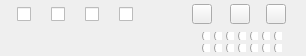
<?xml version="1.0" encoding="UTF-8"?>
<ui version="4.0">
 <class>CaptureToolbar</class>
 <widget class="QWidget" name="CaptureToolbar">
  <property name="geometry">
   <rect>
    <x>0</x>
    <y>0</y>
    <width>306</width>
    <height>56</height>
   </rect>
  </property>
  <property name="windowTitle">
   <string>汇文截图工具栏</string>
  </property>
  <widget class="QWidget" name="widTool" native="true">
   <property name="geometry">
    <rect>
     <x>0</x>
     <y>0</y>
     <width>306</width>
     <height>28</height>
    </rect>
   </property>
   <widget class="QCheckBox" name="chkRectangle">
    <property name="geometry">
     <rect>
      <x>17</x>
      <y>4</y>
      <width>20</width>
      <height>20</height>
     </rect>
    </property>
    <property name="minimumSize">
     <size>
      <width>20</width>
      <height>20</height>
     </size>
    </property>
    <property name="maximumSize">
     <size>
      <width>20</width>
      <height>20</height>
     </size>
    </property>
    <property name="text">
     <string/>
    </property>
   </widget>
   <widget class="QCheckBox" name="chkEllipse">
    <property name="geometry">
     <rect>
      <x>51</x>
      <y>4</y>
      <width>20</width>
      <height>20</height>
     </rect>
    </property>
    <property name="minimumSize">
     <size>
      <width>20</width>
      <height>20</height>
     </size>
    </property>
    <property name="maximumSize">
     <size>
      <width>20</width>
      <height>20</height>
     </size>
    </property>
    <property name="text">
     <string/>
    </property>
   </widget>
   <widget class="QCheckBox" name="chkArrow">
    <property name="geometry">
     <rect>
      <x>85</x>
      <y>4</y>
      <width>20</width>
      <height>20</height>
     </rect>
    </property>
    <property name="minimumSize">
     <size>
      <width>20</width>
      <height>20</height>
     </size>
    </property>
    <property name="maximumSize">
     <size>
      <width>20</width>
      <height>20</height>
     </size>
    </property>
    <property name="text">
     <string/>
    </property>
   </widget>
   <widget class="QPushButton" name="btnUndo">
    <property name="geometry">
     <rect>
      <x>158</x>
      <y>4</y>
      <width>20</width>
      <height>20</height>
     </rect>
    </property>
    <property name="minimumSize">
     <size>
      <width>20</width>
      <height>20</height>
     </size>
    </property>
    <property name="maximumSize">
     <size>
      <width>20</width>
      <height>20</height>
     </size>
    </property>
    <property name="text">
     <string/>
    </property>
    <property name="flat">
     <bool>true</bool>
    </property>
   </widget>
   <widget class="QCheckBox" name="chkText">
    <property name="geometry">
     <rect>
      <x>119</x>
      <y>4</y>
      <width>20</width>
      <height>20</height>
     </rect>
    </property>
    <property name="minimumSize">
     <size>
      <width>20</width>
      <height>20</height>
     </size>
    </property>
    <property name="maximumSize">
     <size>
      <width>20</width>
      <height>20</height>
     </size>
    </property>
    <property name="text">
     <string/>
    </property>
   </widget>
   <widget class="QPushButton" name="btnQuit">
    <property name="geometry">
     <rect>
      <x>230</x>
      <y>4</y>
      <width>20</width>
      <height>20</height>
     </rect>
    </property>
    <property name="minimumSize">
     <size>
      <width>20</width>
      <height>20</height>
     </size>
    </property>
    <property name="maximumSize">
     <size>
      <width>20</width>
      <height>20</height>
     </size>
    </property>
    <property name="text">
     <string/>
    </property>
   </widget>
   <widget class="QPushButton" name="btnFinish">
    <property name="geometry">
     <rect>
      <x>266</x>
      <y>4</y>
      <width>20</width>
      <height>20</height>
     </rect>
    </property>
    <property name="minimumSize">
     <size>
      <width>20</width>
      <height>20</height>
     </size>
    </property>
    <property name="maximumSize">
     <size>
      <width>20</width>
      <height>20</height>
     </size>
    </property>
    <property name="text">
     <string/>
    </property>
   </widget>
   <widget class="QPushButton" name="btnSave">
    <property name="geometry">
     <rect>
      <x>192</x>
      <y>4</y>
      <width>20</width>
      <height>20</height>
     </rect>
    </property>
    <property name="minimumSize">
     <size>
      <width>20</width>
      <height>20</height>
     </size>
    </property>
    <property name="maximumSize">
     <size>
      <width>20</width>
      <height>20</height>
     </size>
    </property>
    <property name="text">
     <string/>
    </property>
   </widget>
  </widget>
  <widget class="QWidget" name="widToolColor" native="true">
   <property name="geometry">
    <rect>
     <x>0</x>
     <y>28</y>
     <width>306</width>
     <height>28</height>
    </rect>
   </property>
   <widget class="QPushButton" name="btnFont">
    <property name="geometry">
     <rect>
      <x>54</x>
      <y>6</y>
      <width>96</width>
      <height>16</height>
     </rect>
    </property>
    <property name="text">
     <string/>
    </property>
    <property name="flat">
     <bool>true</bool>
    </property>
   </widget>
   <widget class="QRadioButton" name="radColor1">
    <property name="geometry">
     <rect>
      <x>202</x>
      <y>4</y>
      <width>8</width>
      <height>8</height>
     </rect>
    </property>
    <property name="minimumSize">
     <size>
      <width>8</width>
      <height>8</height>
     </size>
    </property>
    <property name="maximumSize">
     <size>
      <width>8</width>
      <height>8</height>
     </size>
    </property>
    <property name="text">
     <string/>
    </property>
   </widget>
   <widget class="QRadioButton" name="radColor2">
    <property name="geometry">
     <rect>
      <x>214</x>
      <y>4</y>
      <width>8</width>
      <height>8</height>
     </rect>
    </property>
    <property name="minimumSize">
     <size>
      <width>8</width>
      <height>8</height>
     </size>
    </property>
    <property name="maximumSize">
     <size>
      <width>8</width>
      <height>8</height>
     </size>
    </property>
    <property name="text">
     <string/>
    </property>
   </widget>
   <widget class="QRadioButton" name="radColor3">
    <property name="geometry">
     <rect>
      <x>226</x>
      <y>4</y>
      <width>8</width>
      <height>8</height>
     </rect>
    </property>
    <property name="minimumSize">
     <size>
      <width>8</width>
      <height>8</height>
     </size>
    </property>
    <property name="maximumSize">
     <size>
      <width>8</width>
      <height>8</height>
     </size>
    </property>
    <property name="text">
     <string/>
    </property>
    <property name="iconSize">
     <size>
      <width>0</width>
      <height>0</height>
     </size>
    </property>
   </widget>
   <widget class="QRadioButton" name="radColor6">
    <property name="geometry">
     <rect>
      <x>262</x>
      <y>4</y>
      <width>8</width>
      <height>8</height>
     </rect>
    </property>
    <property name="minimumSize">
     <size>
      <width>8</width>
      <height>8</height>
     </size>
    </property>
    <property name="maximumSize">
     <size>
      <width>8</width>
      <height>8</height>
     </size>
    </property>
    <property name="text">
     <string/>
    </property>
   </widget>
   <widget class="QRadioButton" name="radColor7">
    <property name="geometry">
     <rect>
      <x>274</x>
      <y>4</y>
      <width>8</width>
      <height>8</height>
     </rect>
    </property>
    <property name="minimumSize">
     <size>
      <width>8</width>
      <height>8</height>
     </size>
    </property>
    <property name="maximumSize">
     <size>
      <width>8</width>
      <height>8</height>
     </size>
    </property>
    <property name="text">
     <string/>
    </property>
   </widget>
   <widget class="QRadioButton" name="radColor8">
    <property name="geometry">
     <rect>
      <x>202</x>
      <y>16</y>
      <width>8</width>
      <height>8</height>
     </rect>
    </property>
    <property name="minimumSize">
     <size>
      <width>8</width>
      <height>8</height>
     </size>
    </property>
    <property name="maximumSize">
     <size>
      <width>8</width>
      <height>8</height>
     </size>
    </property>
    <property name="text">
     <string/>
    </property>
   </widget>
   <widget class="QRadioButton" name="radColor9">
    <property name="geometry">
     <rect>
      <x>214</x>
      <y>16</y>
      <width>8</width>
      <height>8</height>
     </rect>
    </property>
    <property name="minimumSize">
     <size>
      <width>8</width>
      <height>8</height>
     </size>
    </property>
    <property name="maximumSize">
     <size>
      <width>8</width>
      <height>8</height>
     </size>
    </property>
    <property name="text">
     <string/>
    </property>
   </widget>
   <widget class="QRadioButton" name="radColor10">
    <property name="geometry">
     <rect>
      <x>226</x>
      <y>16</y>
      <width>8</width>
      <height>8</height>
     </rect>
    </property>
    <property name="minimumSize">
     <size>
      <width>8</width>
      <height>8</height>
     </size>
    </property>
    <property name="maximumSize">
     <size>
      <width>8</width>
      <height>8</height>
     </size>
    </property>
    <property name="text">
     <string/>
    </property>
   </widget>
   <widget class="QRadioButton" name="radColor11">
    <property name="geometry">
     <rect>
      <x>238</x>
      <y>16</y>
      <width>8</width>
      <height>8</height>
     </rect>
    </property>
    <property name="minimumSize">
     <size>
      <width>8</width>
      <height>8</height>
     </size>
    </property>
    <property name="maximumSize">
     <size>
      <width>8</width>
      <height>8</height>
     </size>
    </property>
    <property name="text">
     <string/>
    </property>
   </widget>
   <widget class="QRadioButton" name="radColor12">
    <property name="geometry">
     <rect>
      <x>250</x>
      <y>16</y>
      <width>8</width>
      <height>8</height>
     </rect>
    </property>
    <property name="minimumSize">
     <size>
      <width>8</width>
      <height>8</height>
     </size>
    </property>
    <property name="maximumSize">
     <size>
      <width>8</width>
      <height>8</height>
     </size>
    </property>
    <property name="text">
     <string/>
    </property>
   </widget>
   <widget class="QRadioButton" name="radColor13">
    <property name="geometry">
     <rect>
      <x>262</x>
      <y>16</y>
      <width>8</width>
      <height>8</height>
     </rect>
    </property>
    <property name="minimumSize">
     <size>
      <width>8</width>
      <height>8</height>
     </size>
    </property>
    <property name="maximumSize">
     <size>
      <width>8</width>
      <height>8</height>
     </size>
    </property>
    <property name="text">
     <string/>
    </property>
   </widget>
   <widget class="QRadioButton" name="radColor4">
    <property name="geometry">
     <rect>
      <x>238</x>
      <y>4</y>
      <width>8</width>
      <height>8</height>
     </rect>
    </property>
    <property name="minimumSize">
     <size>
      <width>8</width>
      <height>8</height>
     </size>
    </property>
    <property name="maximumSize">
     <size>
      <width>8</width>
      <height>8</height>
     </size>
    </property>
    <property name="text">
     <string/>
    </property>
   </widget>
   <widget class="QRadioButton" name="radColor5">
    <property name="geometry">
     <rect>
      <x>250</x>
      <y>4</y>
      <width>8</width>
      <height>8</height>
     </rect>
    </property>
    <property name="minimumSize">
     <size>
      <width>8</width>
      <height>8</height>
     </size>
    </property>
    <property name="maximumSize">
     <size>
      <width>8</width>
      <height>8</height>
     </size>
    </property>
    <property name="text">
     <string/>
    </property>
   </widget>
   <widget class="QRadioButton" name="radColor14">
    <property name="geometry">
     <rect>
      <x>274</x>
      <y>16</y>
      <width>8</width>
      <height>8</height>
     </rect>
    </property>
    <property name="minimumSize">
     <size>
      <width>8</width>
      <height>8</height>
     </size>
    </property>
    <property name="maximumSize">
     <size>
      <width>8</width>
      <height>8</height>
     </size>
    </property>
    <property name="text">
     <string/>
    </property>
   </widget>
   <widget class="QLabel" name="labColor">
    <property name="geometry">
     <rect>
      <x>174</x>
      <y>6</y>
      <width>16</width>
      <height>16</height>
     </rect>
    </property>
    <property name="minimumSize">
     <size>
      <width>16</width>
      <height>16</height>
     </size>
    </property>
    <property name="maximumSize">
     <size>
      <width>16</width>
      <height>16</height>
     </size>
    </property>
    <property name="text">
     <string/>
    </property>
   </widget>
  </widget>
 </widget>
 <resources/>
 <connections/>
</ui>
